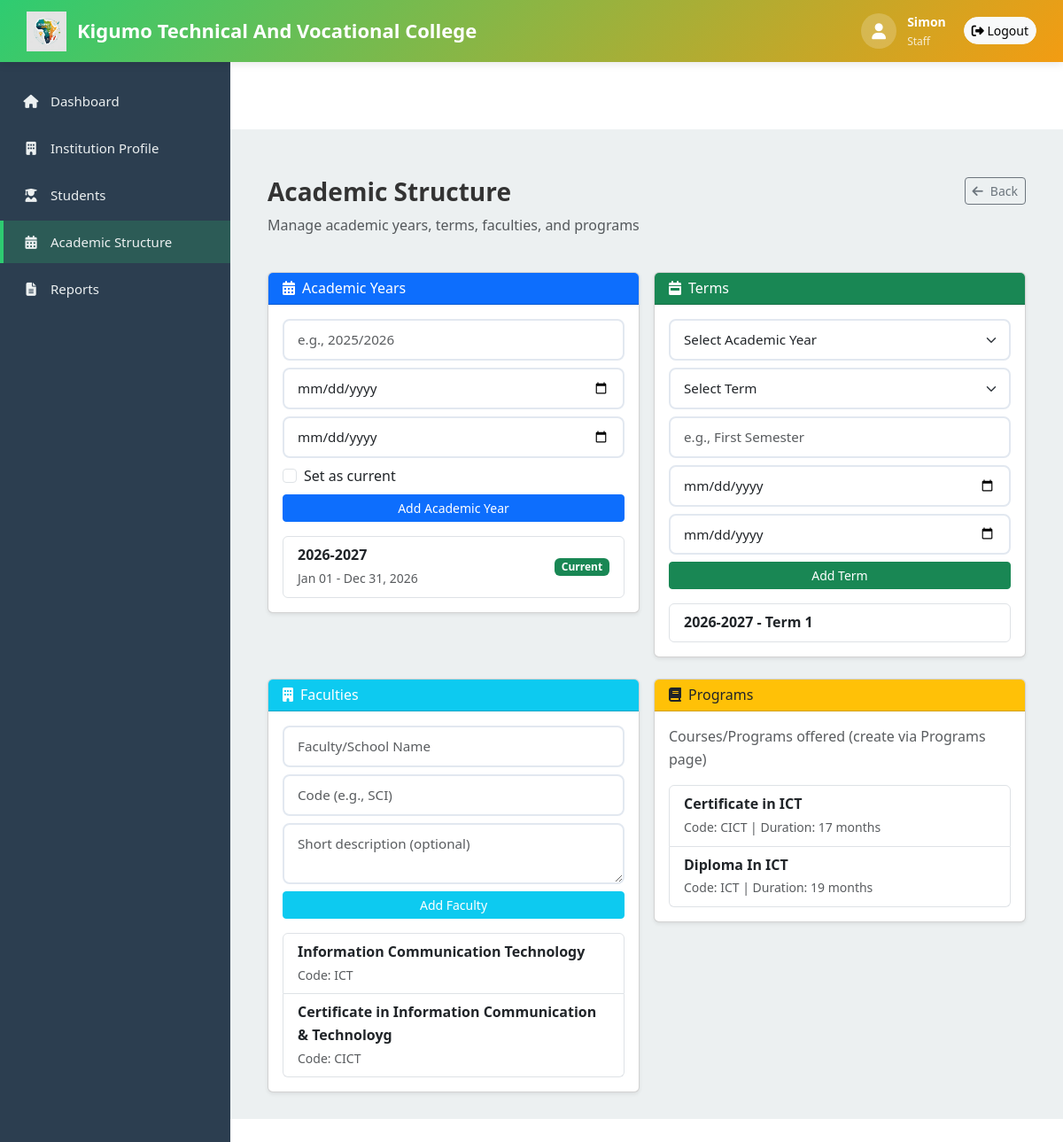
The page /institution/academic-structure/ (signed in) on the database its author committed.
### institutions/models.py (models this page shows, shortened)
class InstitutionProfile(models.Model):
    user = models.OneToOneField(User, on_delete=models.CASCADE, related_name="institution_profile")
    institution_name = models.CharField(max_length=255)  # Immutable after approval
    institution_type = models.CharField(max_length=50)  # Immutable after approval
    contact_email = models.EmailField()
    phone_number = models.CharField(max_length=20, blank=True)
    address = models.TextField(blank=True)
    logo_url = models.URLField(blank=True, null=True)
    is_active = models.BooleanField(default=True)
    created_at = models.DateTimeField(auto_now_add=True)
    updated_at = models.DateTimeField(auto_now=True)
    class Meta:
        verbose_name = "Institution Profile"
        verbose_name_plural = "Institution Profiles"

class AcademicYear(models.Model):
    institution = models.ForeignKey(
        InstitutionProfile, on_delete=models.CASCADE, related_name="academic_years"
    )
    year_code = models.CharField(max_length=20)  # e.g., "2025/2026"
    start_date = models.DateField()
    end_date = models.DateField()
    is_active = models.BooleanField(default=False)
    created_at = models.DateTimeField(auto_now_add=True)
    updated_at = models.DateTimeField(auto_now=True)
    class Meta:
        unique_together = ("institution", "year_code")
        ordering = ["-start_date"]
        verbose_name = "Academic Year"
        verbose_name_plural = "Academic Years"

class Term(models.Model):
    TERM_CHOICES = [
        (1, "Term 1"),
        (2, "Term 2"),
        (3, "Term 3"),
    ]
    academic_year = models.ForeignKey(
        AcademicYear, on_delete=models.CASCADE, related_name="terms"
    )
    term_number = models.IntegerField(choices=TERM_CHOICES)
    term_name = models.CharField(max_length=100, blank=True)  # e.g., "First Semester"
    start_date = models.DateField()
    end_date = models.DateField()
    created_at = models.DateTimeField(auto_now_add=True)
    updated_at = models.DateTimeField(auto_now=True)
    class Meta:
        unique_together = ("academic_year", "term_number")
        ordering = ["term_number"]
        verbose_name = "Term"
        verbose_name_plural = "Terms"

class Faculty(models.Model):
    institution = models.ForeignKey(
        InstitutionProfile, on_delete=models.CASCADE, related_name="faculties"
    )
    name = models.CharField(max_length=255)
    code = models.CharField(max_length=50)
    description = models.TextField(blank=True)
    is_active = models.BooleanField(default=True)
    created_at = models.DateTimeField(auto_now_add=True)
    updated_at = models.DateTimeField(auto_now=True)
    class Meta:
        unique_together = ("institution", "code")
        verbose_name = "Faculty"
        verbose_name_plural = "Faculties"

class Program(models.Model):
    PROGRAM_TYPE_CHOICES = [
        ("modular", "Modular"),
        ("non_modular", "Non-Modular"),
        ("semester", "Semester-Based"),
        ("year_round", "Year Round"),
    ]
    institution = models.ForeignKey(
        InstitutionProfile, on_delete=models.CASCADE, related_name="programs"
    )
    faculty = models.ForeignKey(Faculty, on_delete=models.CASCADE, related_name="programs_rel")
    program_name = models.CharField(max_length=255)
    program_code = models.CharField(max_length=50)
    program_type = models.CharField(max_length=50, choices=PROGRAM_TYPE_CHOICES, default="non_modular")
    duration_months = models.IntegerField(default=12, validators=[MinValueValidator(1)])
    description = models.TextField(blank=True)
    is_active = models.BooleanField(default=True)
    created_at = models.DateTimeField(auto_now_add=True)
    updated_at = models.DateTimeField(auto_now=True)
    class Meta:
        unique_together = ("institution", "program_code")
        ordering = ["program_name"]
        verbose_name = "Program"
        verbose_name_plural = "Programs"

### institutions/views.py (the view)
# urls.py: path("academic-structure/", views.academic_structure, name="academic_structure"),
@login_required
def academic_structure(request):
    institution = get_institution_or_404(request)
    academic_years = AcademicYear.objects.filter(institution=institution)
    terms = Term.objects.filter(academic_year__institution=institution)
    faculties = Faculty.objects.filter(institution=institution)
    programs = Program.objects.filter(institution=institution)
    context = {
        "institution": institution,
        "academic_years": academic_years,
        "terms": terms,
        "faculties": faculties,
        "programs": programs,
        "term_choices": Term.TERM_CHOICES,
    }
    return render(request, "institutions/academic_structure.html", context)

### institutions/templates/institutions/academic_structure.html (shortened to what this page needs)
{% extends "institutions/base_institution.html" %}
{% block institution_content %}
<div class="container-fluid mt-4">
    <div class="row mb-4">
        <div class="col-md-8">
            <h1 class="h3 fw-bold">Academic Structure</h1>
            <p class="text-muted">Manage academic years, terms, faculties, and programs</p>
        </div>
        <div class="col-md-4 text-end">
            <a href="{% url 'institutions:dashboard' %}" class="btn btn-sm btn-outline-secondary">
                <i class="fas fa-arrow-left me-2"></i>Back
            </a>
        </div>
    </div>
    <div class="row g-3">
        <div class="col-lg-6">
            <div class="card shadow-sm">
                <div class="card-header bg-primary text-white">
                    <h6 class="mb-0"><i class="fas fa-calendar-alt me-2"></i>Academic Years</h6>
                </div>
                <div class="card-body">
                    <form method="post" action="{% url 'institutions:add_academic_year' %}" class="mb-3">
                        <div class="mb-2">
                            <input type="text" name="year_code" class="form-control form-control-sm"
                                   placeholder="e.g., 2025/2026" required>
                        </div>
                        <div class="mb-2">
                            <input type="date" name="start_date" class="form-control form-control-sm" required>
                        </div>
                        <div class="mb-2">
                            <input type="date" name="end_date" class="form-control form-control-sm" required>
                        </div>
                        <div class="form-check mb-2">
                            <input class="form-check-input" type="checkbox" name="is_active" id="is_active">
                            <label class="form-check-label" for="is_active">Set as current</label>
                        </div>
                        <button type="submit" class="btn btn-primary btn-sm w-100">Add Academic Year</button>
                    </form>
                    <div class="list-group">
                        {% for year in academic_years %}
                        <div class="list-group-item d-flex justify-content-between align-items-center">
                            <div>
                                <strong>{{ year.year_code }}</strong>
                                <br><small class="text-muted">{{ year.start_date|date:"M d" }} - {{ year.end_date|date:"M d, Y" }}</small>
                            </div>
                            {% if year.is_active %}<span class="badge bg-success">Current</span>{% endif %}
                        </div>
                        {% empty %}
                        <p class="text-muted text-center py-3">No academic years added yet</p>
                        {% endfor %}
                    </div>
                </div>
            </div>
        </div>
        <div class="col-lg-6">
            <div class="card shadow-sm">
                <div class="card-header bg-success text-white">
                    <h6 class="mb-0"><i class="fas fa-calendar-week me-2"></i>Terms</h6>
                </div>
                <div class="card-body">
                    {% if academic_years %}
                    <form method="post" action="{% url 'institutions:add_term' %}" class="mb-3">
                        <div class="mb-2">
                            <select name="academic_year_id" class="form-select form-select-sm" required>
                                <option value="">Select Academic Year</option>
                            </select>
                        </div>
                        <div class="mb-2">
                            <select name="term_number" class="form-select form-select-sm" required>
                                <option value="">Select Term</option>
                            </select>
                        </div>
                        <div class="mb-2">
                            <input type="text" name="term_name" class="form-control form-control-sm"
                                   placeholder="e.g., First Semester">
                        </div>
                        <div class="mb-2">
                            <input type="date" name="start_date" class="form-control form-control-sm" required>
                        </div>
                        <div class="mb-2">
                            <input type="date" name="end_date" class="form-control form-control-sm" required>
                        </div>
                        <button type="submit" class="btn btn-success btn-sm w-100">Add Term</button>
                    </form>
                    {% else %}
                    <p class="text-muted">Add an academic year first</p>
                    {% endif %}
                    <div class="list-group">
                        {% for year in academic_years %}
                            {% for term in year.terms.all %}
                            <div class="list-group-item">
                                <strong>{{ term.academic_year.year_code }} - Term {{ term.term_number }}</strong>
                            </div>
                            {% endfor %}
                        {% endfor %}
                    </div>
                </div>
            </div>
        </div>
    </div>
    <div class="row g-3 mt-2">
        <div class="col-lg-6">
            <div class="card shadow-sm">
                <div class="card-header bg-info text-white">
                    <h6 class="mb-0"><i class="fas fa-building me-2"></i>Faculties</h6>
                </div>
                <div class="card-body">
                    <form method="post" action="{% url 'institutions:add_faculty' %}" class="mb-3">
                        <div class="mb-2">
                            <input type="text" name="name" class="form-control form-control-sm" placeholder="Faculty/School Name" required>
                        </div>
                        <div class="mb-2">
                            <input type="text" name="code" class="form-control form-control-sm" placeholder="Code (e.g., SCI)" required>
                        </div>
                        <div class="mb-2">
                            <textarea name="description" class="form-control form-control-sm" rows="2" placeholder="Short description (optional)"></textarea>
                        </div>
                        <button type="submit" class="btn btn-info btn-sm w-100 text-white">Add Faculty</button>
                    </form>
                    <div class="list-group">
                        {% for faculty in faculties %}
                        <div class="list-group-item">
                            <strong>{{ faculty.name }}</strong>
                            <br><small class="text-muted">Code: {{ faculty.code }}</small>
                        </div>
                        {% empty %}
                        <p class="text-muted text-center py-3">No faculties added</p>
                        {% endfor %}
                    </div>
                </div>
            </div>
        </div>
        <div class="col-lg-6">
            <div class="card shadow-sm">
                <div class="card-header bg-warning text-dark">
                    <h6 class="mb-0"><i class="fas fa-book me-2"></i>Programs</h6>
                </div>
                <div class="card-body">
                    <p class="text-muted">Courses/Programs offered (create via Programs page)</p>
                    <div class="list-group">
                        {% for program in programs %}
                        <div class="list-group-item">
                            <strong>{{ program.program_name }}</strong>
                            <br><small class="text-muted">Code: {{ program.program_code }} | Duration: {{ program.duration_months }} months</small>
                        </div>
                        {% empty %}
                        <p class="text-muted text-center py-3">No programs added</p>
                        {% endfor %}
                    </div>
                </div>
            </div>
        </div>
    </div>
</div>
{% endblock %}

### institutions/templates/institutions/base_institution.html (shortened to what this page needs)
{% extends "base.html" %}
{% load static %}
{% block content %}
<div class="institution-wrapper">
    <div class="institution-topbar">
        <a href="{% url 'institutions:dashboard' %}" class="institution-topbar-logo">
            <img src="{% static 'images/EduPay Africa Logo.png' %}" alt="EduPay Africa">
            <span>{{ institution.institution_name|default:"EduPay Africa" }}</span>
        </a>
        <div class="institution-topbar-right">
            <div class="institution-topbar-user">
                <div class="institution-topbar-user-icon">
                    <i class="fas fa-user"></i>
                </div>
                <div>
                    <div style="font-size: 14px; font-weight: 600;">{{ request.user.get_full_name|default:request.user.username }}</div>
                    <div style="font-size: 12px; opacity: 0.8;">{{ staff_role|title|default:"Staff" }}</div>
                </div>
            </div>
            <a href="{% url 'logout' %}" class="btn btn-sm btn-light" style="border-radius: 20px;">
                <i class="fas fa-sign-out-alt"></i> Logout
            </a>
        </div>
    </div>
    <div class="institution-sidebar">
        <ul class="institution-sidebar-nav">
            <li>
                <a href="{% url 'institutions:dashboard' %}" class="{% if request.resolver_match.url_name == 'dashboard' %}active{% endif %}">
                    <i class="fas fa-home"></i>
                    <span>Dashboard</span>
                </a>
            </li>
            <li>
                <a href="{% url 'institutions:profile' %}" class="{% if request.resolver_match.url_name == 'profile' %}active{% endif %}">
                    <i class="fas fa-building"></i>
                    <span>Institution Profile</span>
                </a>
            </li>
            <li>
                <a href="{% url 'institutions:students' %}" class="{% if 'student' in request.resolver_match.url_name %}active{% endif %}">
                    <i class="fas fa-user-graduate"></i>
                    <span>Students</span>
                </a>
            </li>
            <li>
                <a href="{% url 'institutions:academic_structure' %}" class="{% if 'academic' in request.resolver_match.url_name %}active{% endif %}">
                    <i class="fas fa-calendar-alt"></i>
                    <span>Academic Structure</span>
                </a>
            </li>
            <li>
                <a href="{% url 'institutions:reports' %}" class="{% if 'report' in request.resolver_match.url_name %}active{% endif %}">
                    <i class="fas fa-file-alt"></i>
                    <span>Reports</span>
                </a>
            </li>
        </ul>
    </div>
    <div class="institution-main">
        {% block institution_content %}
        {% endblock %}
    </div>
</div>
{% endblock %}

### rows shown on the page
InstitutionProfile: institution_name "Kigumo Technical And Vocational College"
AcademicYear: year_code "2026-2027", start_date "Jan 01", end_date "Dec 31, 2026", is_active "Current"
Term: academic_year.year_code "2026-2027", term_number "1"
Faculty: name "Information Communication Technology", code "ICT"
Faculty: name "Certificate in Information Communication & Technoloyg", code "CICT"
Program: program_name "Certificate in ICT", program_code "CICT", duration_months "17"
Program: program_name "Diploma In ICT", program_code "ICT", duration_months "19"

### other values the page prints
{{ request.user.get_full_name|default:request.user.username }} "Simon"
{{ staff_role|title|default:"Staff" }} "Staff"
